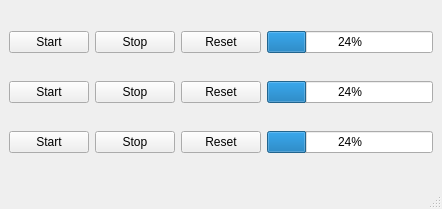
<?xml version="1.0" encoding="UTF-8"?>
<ui version="4.0">
 <class>MainWindow</class>
 <widget class="QMainWindow" name="MainWindow">
  <property name="geometry">
   <rect>
    <x>0</x>
    <y>0</y>
    <width>442</width>
    <height>209</height>
   </rect>
  </property>
  <property name="windowTitle">
   <string>MainWindow</string>
  </property>
  <widget class="QWidget" name="centralwidget">
   <layout class="QGridLayout" name="gridLayout">
    <item row="0" column="0">
     <widget class="QPushButton" name="startButton_a">
      <property name="text">
       <string>Start</string>
      </property>
     </widget>
    </item>
    <item row="0" column="1">
     <widget class="QPushButton" name="stopButton_a">
      <property name="text">
       <string>Stop</string>
      </property>
     </widget>
    </item>
    <item row="0" column="2">
     <widget class="QPushButton" name="resetButton_a">
      <property name="text">
       <string>Reset</string>
      </property>
     </widget>
    </item>
    <item row="0" column="3">
     <widget class="QProgressBar" name="progressBar_a">
      <property name="value">
       <number>24</number>
      </property>
     </widget>
    </item>
    <item row="1" column="0">
     <widget class="QPushButton" name="startButton_b">
      <property name="text">
       <string>Start</string>
      </property>
     </widget>
    </item>
    <item row="1" column="1">
     <widget class="QPushButton" name="stopButton_b">
      <property name="text">
       <string>Stop</string>
      </property>
     </widget>
    </item>
    <item row="1" column="2">
     <widget class="QPushButton" name="resetButton_b">
      <property name="text">
       <string>Reset</string>
      </property>
     </widget>
    </item>
    <item row="1" column="3">
     <widget class="QProgressBar" name="progressBar_b">
      <property name="value">
       <number>24</number>
      </property>
     </widget>
    </item>
    <item row="2" column="0">
     <widget class="QPushButton" name="startButton_c">
      <property name="text">
       <string>Start</string>
      </property>
     </widget>
    </item>
    <item row="2" column="1">
     <widget class="QPushButton" name="stopButton_c">
      <property name="text">
       <string>Stop</string>
      </property>
     </widget>
    </item>
    <item row="2" column="2">
     <widget class="QPushButton" name="resetButton_c">
      <property name="text">
       <string>Reset</string>
      </property>
     </widget>
    </item>
    <item row="2" column="3">
     <widget class="QProgressBar" name="progressBar_c">
      <property name="value">
       <number>24</number>
      </property>
     </widget>
    </item>
   </layout>
  </widget>
  <widget class="QMenuBar" name="menubar">
   <property name="geometry">
    <rect>
     <x>0</x>
     <y>0</y>
     <width>442</width>
     <height>17</height>
    </rect>
   </property>
  </widget>
  <widget class="QStatusBar" name="statusbar"/>
 </widget>
 <resources/>
 <connections/>
</ui>
